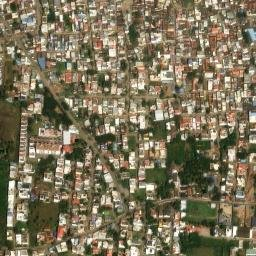
#> input picture test_tile.jpg, 256 x 256 px
$ python -i building_detection.py   (imports and definitions only)   (older library calls are emulated)
#> lines starting #> are read from the running program, lines starting #| are printed output that depends on the picture; after the words box and inside, x2 and y2 are one past the last pixel; in counts of white or black regions, pixels touching at a corner belong together
### Backend/services/image_processing.py
import cv2
import numpy as np
from PIL import Image
import os

# [31 lines left out: functions load_image_cv, get_image_metadata, not called in this run]

def get_direction_from_coords(cx, cy, width, height):
    """
    Classify (cx, cy) pixel coordinate into 9-directional image-relative compass sector:
    North-West, North, North-East, West, Center, East, South-West, South, South-East
    """
    x_ratio = cx / max(width, 1)
    y_ratio = cy / max(height, 1)

    # Grid sectors: 0-0.33, 0.33-0.67, 0.67-1.0
    if y_ratio < 0.35:
        if x_ratio < 0.35:
            return "North-West"
        elif x_ratio > 0.65:
            return "North-East"
        else:
            return "North"
    elif y_ratio > 0.65:
        if x_ratio < 0.35:
            return "South-West"
        elif x_ratio > 0.65:
            return "South-East"
        else:
            return "South"
    else:
        if x_ratio < 0.35:
            return "West"
        elif x_ratio > 0.65:
            return "East"
        else:
            return "Center"

# [53 lines left out: functions calculate_spatial_distribution, align_images_orb, not called in this run]

### Backend/specialists/building_detection.py
import cv2
import numpy as np
import os
from services.image_processing import get_direction_from_coords

def detect_buildings(rgb_img):
    """
    Detect buildings and built-up structures from satellite/remote sensing imagery.
    Uses edge-gradient analysis, morphological structural element filtering,
    and roof spectral reflectance segmentation.
    """
    h, w = rgb_img.shape[:2]
#> h = 256; w = 256
    total_pixels = h * w
#> total_pixels = 65536

    # Try ultralytics YOLO if weights exist, otherwise perform remote-sensing structural roof detection
    # Step 1: Color Space Transform
    hsv = cv2.cvtColor(rgb_img, cv2.COLOR_RGB2HSV)
#> hsv: shape (256, 256, 3); mean H, S, V 24.5, 84.3, 124.4
    gray = cv2.cvtColor(rgb_img, cv2.COLOR_RGB2GRAY)
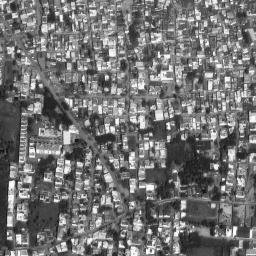
#> gray: shape (256, 256); min 7, max 254, mean 113.7

    # Roofs typically have distinct luminance/color contrast against vegetation and water
    # Detect high contrast rectangular/polygonal shapes and edge-dense clusters
    # 1. Edge & Gradient response
    sobelx = cv2.Sobel(gray, cv2.CV_64F, 1, 0, ksize=3)
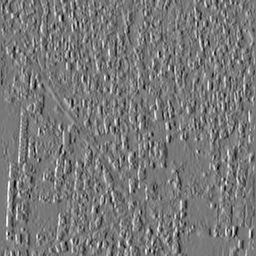
#> sobelx: shape (256, 256) float64; min -743, max 826, mean 1.1; drawn with min black and max white
    sobely = cv2.Sobel(gray, cv2.CV_64F, 0, 1, ksize=3)
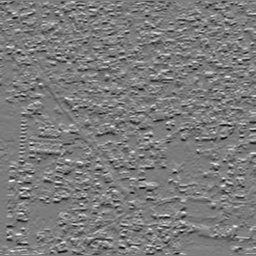
#> sobely: shape (256, 256) float64; min -732, max 772, mean -0.5; drawn with min black and max white
    grad_mag = np.sqrt(sobelx**2 + sobely**2)
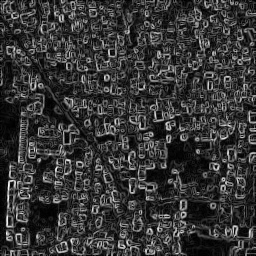
#> grad_mag: shape (256, 256) float64; min 0, max 826, mean 177.2; drawn with min black and max white
    grad_mag = np.uint8(np.clip(grad_mag / (grad_mag.max() + 1e-5) * 255, 0, 255))

    # 2. Spectral roof signature: terracotta/red, concrete/gray, reflective white
    # Terracotta/Red-brick roofs: HSV H in [0, 20] or [160, 180], S > 30, V > 50
    mask_red1 = cv2.inRange(hsv, np.array([0, 25, 45]), np.array([22, 255, 255]))
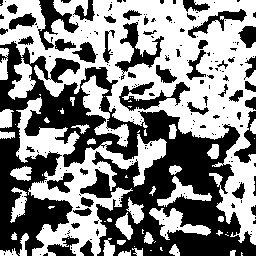
#> mask_red1: shape (256, 256); 52.6% white; 204 black regions (155 under 20 px), largest, box (x1, y1, x2, y2) and area: (0, 41, 256, 256) 22922, (119, 82, 190, 111) 795, (115, 22, 164, 80) 790
    mask_red2 = cv2.inRange(hsv, np.array([160, 25, 45]), np.array([180, 255, 255]))
#> mask_red2: shape (256, 256); 0% white in thin lines or dots, all inside (x1, y1, x2, y2) = (33, 63, 46, 196)
    # Concrete/metal/bright roofs: low saturation, moderate-high value
    mask_gray = cv2.inRange(hsv, np.array([0, 0, 130]), np.array([180, 45, 255]))
#> mask_gray: shape (256, 256); 12.5% white; 601 white regions (484 under 20 px), largest, box (x1, y1, x2, y2) and area: (7, 180, 15, 227) 237, (18, 177, 32, 198) 159, (63, 125, 78, 144) 145

    roof_mask = cv2.bitwise_or(mask_red1, mask_red2)
#> roof_mask: shape (256, 256); 52.6% white; 204 black regions (155 under 20 px), largest, box (x1, y1, x2, y2) and area: (0, 41, 256, 256) 22920, (119, 82, 190, 111) 795, (115, 22, 164, 80) 790
    roof_mask = cv2.bitwise_or(roof_mask, mask_gray)
#> roof_mask: shape (256, 256); 59.9% white; 227 black regions (169 under 20 px), largest, box (x1, y1, x2, y2) and area: (0, 41, 256, 256) 18721, (80, 151, 139, 198) 967, (119, 82, 190, 111) 709

    # Remove water (blue hues) and lush green vegetation from roof mask
    green_mask = cv2.inRange(hsv, np.array([30, 40, 30]), np.array([85, 255, 255]))
#> green_mask: shape (256, 256); 18.9% white; 140 white regions (87 under 20 px), largest, box (x1, y1, x2, y2) and area: (145, 132, 220, 200) 2357, (0, 136, 40, 248) 1593, (176, 232, 239, 256) 1047
    water_mask = cv2.inRange(hsv, np.array([90, 40, 30]), np.array([140, 255, 255]))
#> water_mask: shape (256, 256); 0.08% white; 3 white regions (1 under 20 px), largest, box (x1, y1, x2, y2) and area: (39, 59, 44, 67) 28, (250, 31, 256, 37) 23
    roof_mask = cv2.bitwise_and(roof_mask, cv2.bitwise_not(green_mask))
#> roof_mask: shape (256, 256); 59.6% white; 224 black regions (164 under 20 px), largest, box (x1, y1, x2, y2) and area: (0, 41, 256, 256) 18860, (80, 151, 139, 198) 976, (119, 82, 190, 111) 711
    roof_mask = cv2.bitwise_and(roof_mask, cv2.bitwise_not(water_mask))
#> roof_mask: shape (256, 256); 59.6% white; 224 black regions (164 under 20 px), largest, box (x1, y1, x2, y2) and area: (0, 41, 256, 256) 18867, (80, 151, 139, 198) 976, (119, 82, 190, 111) 711

    # Morphological filtering to isolate individual buildings
    kernel_rect = cv2.getStructuringElement(cv2.MORPH_RECT, (3, 3))
    cleaned = cv2.morphologyEx(roof_mask, cv2.MORPH_OPEN, kernel_rect, iterations=1)
#> cleaned: shape (256, 256); 56.7% white; 108 black regions (59 under 20 px), largest, box (x1, y1, x2, y2) and area: (0, 36, 256, 256) 22391, (116, 22, 162, 79) 772, (188, 9, 247, 38) 428
    cleaned = cv2.morphologyEx(cleaned, cv2.MORPH_CLOSE, kernel_rect, iterations=1)
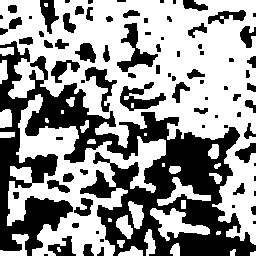
#> cleaned: shape (256, 256); 58.8% white; 83 black regions (32 under 20 px)

    # Find contours
    contours, _ = cv2.findContours(cleaned, cv2.RETR_EXTERNAL, cv2.CHAIN_APPROX_SIMPLE)
#> contours = 33 contours, 10 with area under 20; largest, box (x1, y1, x2, y2) and area: (0, 0, 256, 245) 29447, (7, 94, 166, 256) 8824, (150, 208, 210, 241) 782, (157, 177, 211, 206) 424, (128, 201, 144, 229) 242

    detected_buildings = []
    building_pixel_count = 0
    b_id = 1

    # Size constraints for buildings (proportional to image size)
    min_area = max(15, int((total_pixels) * 0.00008))
#> min_area = 15
    max_area = int((total_pixels) * 0.15)
#> max_area = 9830

    final_mask = np.zeros((h, w), dtype=np.uint8)

    for cnt in contours:
        area = cv2.contourArea(cnt)
        if min_area <= area <= max_area:
            x, y, bw, bh = cv2.boundingRect(cnt)
            aspect_ratio = float(bw) / max(bh, 1)

            # Buildings are usually somewhat compact, not extremely thin lines (like roads or fences)
            if 0.2 < aspect_ratio < 5.0:
                cx = int(x + bw / 2)
                cy = int(y + bh / 2)
                direction = get_direction_from_coords(cx, cy, w, h)

                # Compute confidence based on edge sharpness & contrast inside bbox
                roi_gray = gray[y:y+bh, x:x+bw]
                roi_grad = grad_mag[y:y+bh, x:x+bw]
                conf = min(98, max(65, int(70 + np.mean(roi_grad) / 255.0 * 25 + (1.0 - abs(aspect_ratio - 1.0)/4.0) * 10)))

                cv2.drawContours(final_mask, [cnt], -1, 255, -1)
                building_pixel_count += area

                detected_buildings.append({
                    "id": f"building_{b_id}",
                    "bbox": [int(x), int(y), int(bw), int(bh)],
                    "center": [cx, cy],
                    "area_pixels": int(area),
                    "confidence": conf,
                    "direction": direction,
                    "aspect_ratio": round(aspect_ratio, 2)
                })
                b_id += 1
#> this loop made 33 passes
#> (cnt, area, x, y, bw, bh, aspect_ratio, cx) on pass 14: ([[181, 200], [181, 208], [185, 208], [185, 200]], 32, 181, 200, 5, 9, 0.556, 183)
#> (area, x, y, bw, bh, aspect_ratio, cx, cy) on passes 2, 4, 5, 6, 7, 9: (22.5, 230, 249, 6, 7, 0.857, 233, 252), (121.5, 118, 246, 25, 10, 2.5, 130, 251), (83.5, 170, 243, 10, 13, 0.769, 175, 249), (33, 117, 240, 8, 8, 1, 121, 244), (237.5, 0, 234, 29, 22, 1.32, 14, 245), (160, 144, 229, 12, 27, 0.444, 150, 242)
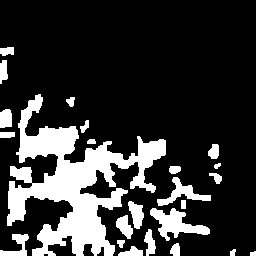
#> final_mask: shape (256, 256); 20.4% white; 24 white regions, largest, box (x1, y1, x2, y2) and area: (7, 94, 166, 256) 9535, (150, 208, 210, 241) 876, (157, 177, 211, 206) 501
#> after the loop, b_id = 25; building_pixel_count = 12016; detected_buildings = 24 items

    coverage_pct = round((building_pixel_count / total_pixels) * 100, 2)
#> coverage_pct = 18.33

    return {
        "count": len(detected_buildings),
        "coverage_percentage": coverage_pct,
        "objects": detected_buildings,
        "mask": final_mask,
        "model_used": "SatQuery Remote-Sensing Structural Building Detector"
    }

>>> import cv2
>>> picture = cv2.cvtColor(cv2.imread('../../test_tile.jpg'), cv2.COLOR_BGR2RGB)
>>> result = detect_buildings(picture)
#> result = 5 items
